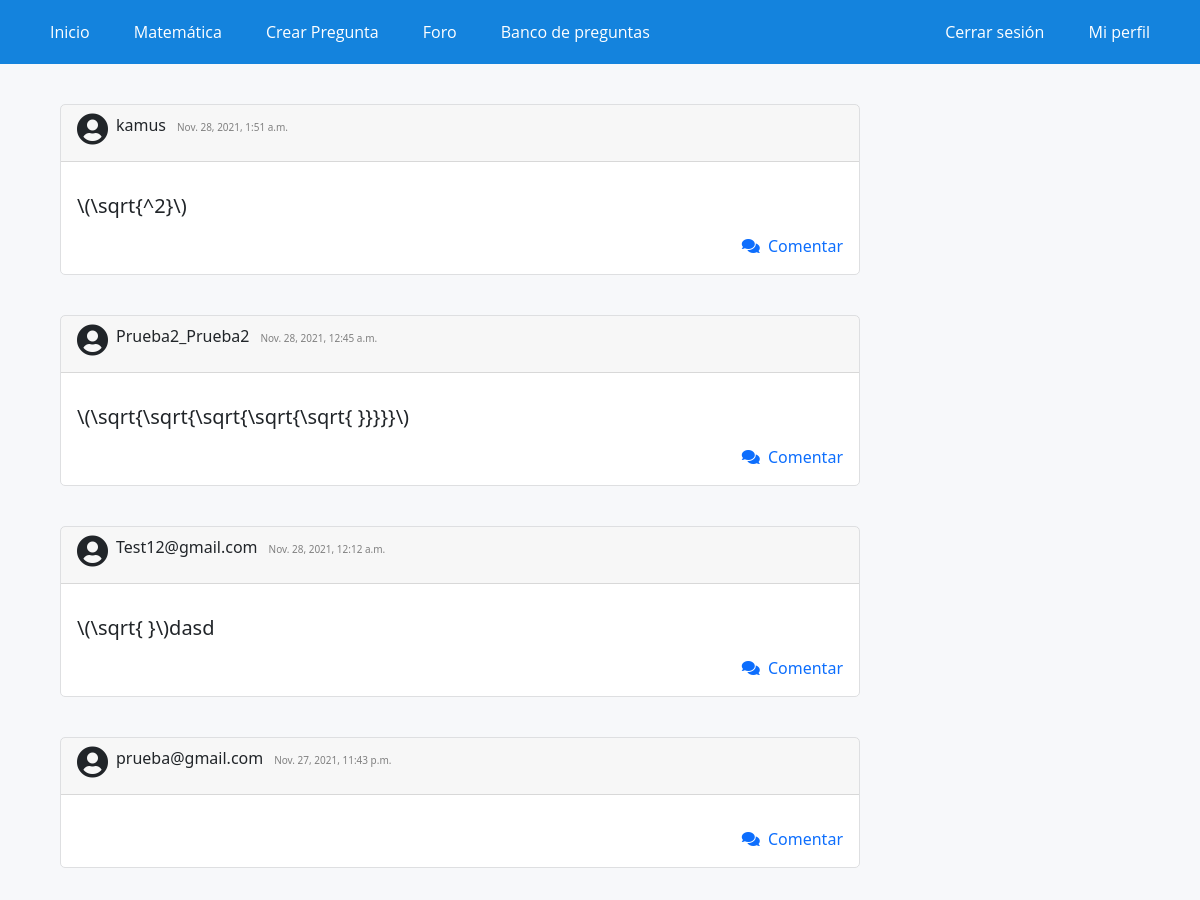
Page /foro/ (signed in, upper part) on the earlier database version.
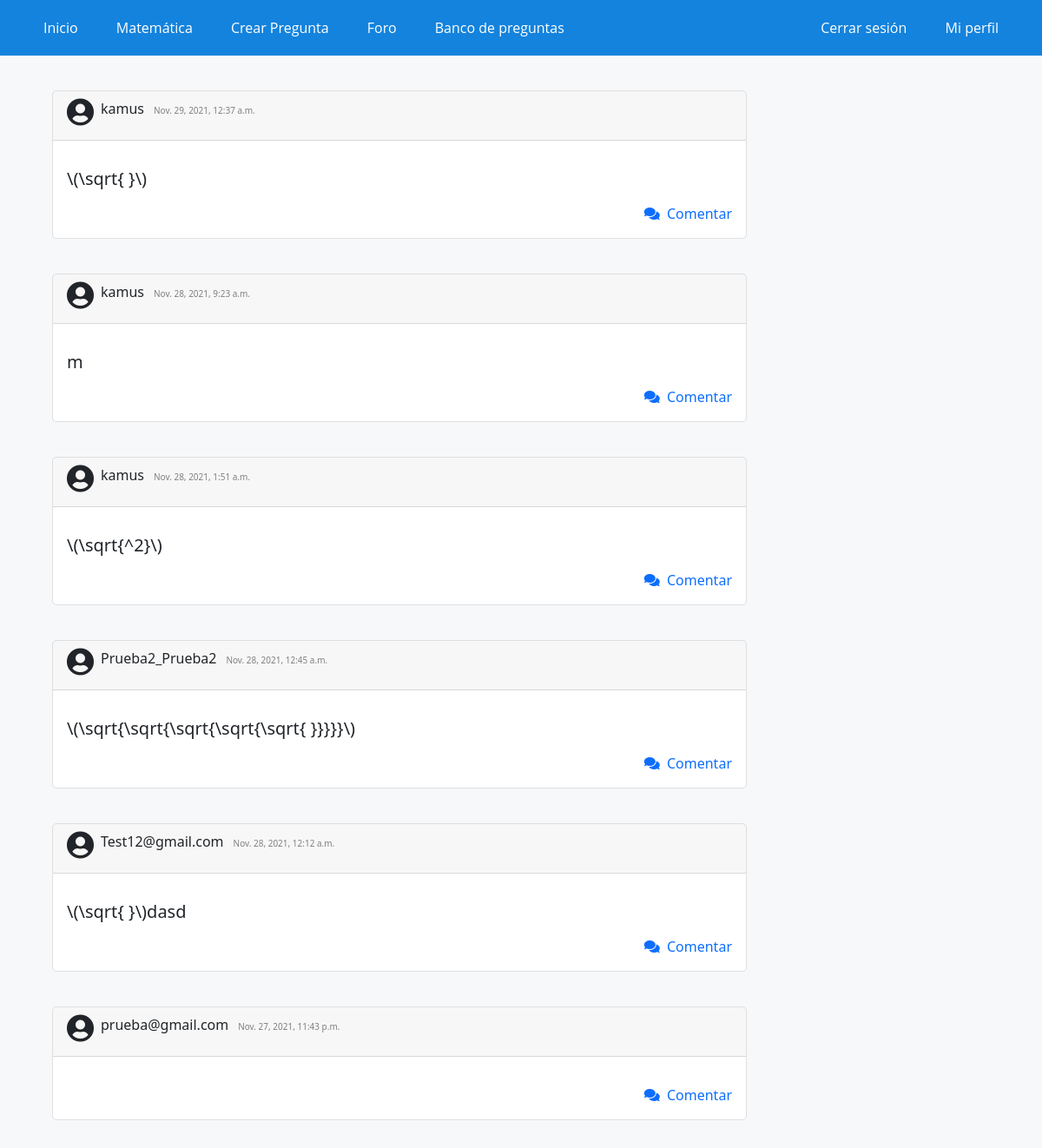
Same page on the later database version.
### WebApp/models.py (models this page shows, shortened)
class PostForo(models.Model):
    usuario = models.ForeignKey(settings.AUTH_USER_MODEL, on_delete=models.CASCADE)
    sigla = models.CharField(max_length=7, choices=siglas)
    texto = models.TextField()
    slug = models.SlugField(unique=True, blank=True)
    tiempo = models.DateTimeField(auto_now_add=True)
    class Meta:
        ordering = ['-tiempo']

### WebApp/views.py (the view)
# urls.py: path('foro/', foro, name="foro1"),
def foro(request):
    post = PostForo.objects.all()
    contexto = {
        'post': post
    }
    return render(request, 'app/foro.html', contexto)

### WebApp/templates/app/foro.html (shortened to what this page needs)
{% extends 'app/base.html' %}
{% load static %}
{% block contenido %}
<div class="elContenedor">
    <p>
        {% for post in post %}
        <div class="preguntas mb-3" style="max-width: 800px;">
            <div class="card-header"><i style="float: left; " class="svg-inline--fa fas fa-user-circle fa-2x">&nbsp;</i>
                <p style="display: inline-block; ">{{post.usuario}}</p> &nbsp;<h7 style="color: gray; font-size: 10px;">
                    {{post.tiempo}}</h7>
            </div>
            <div class="card-body">
                <p class="card-text">
                    <h5>{{post.texto}}</h5>
                </p>
                <div>
                    <a style="text-decoration: none;" href="{% url 'foro2' post.pk %}">
                        <div style="text-align: right;"><i class="fas fa-comments "></i>&nbsp;&nbsp;Comentar</div>
                    </a>
                </div>
            </div>
        </div>
        {% endfor %}
    </p>
</div>
{% endblock %}

Differences in the rows shown:
added PostForo: usuario "kamus", tiempo "Nov. 29, 2021, 12:37 a.m.", texto "\\(\\sqrt{ }\\)"
added PostForo: usuario "kamus", tiempo "Nov. 28, 2021, 9:23 a.m.", texto "m"
